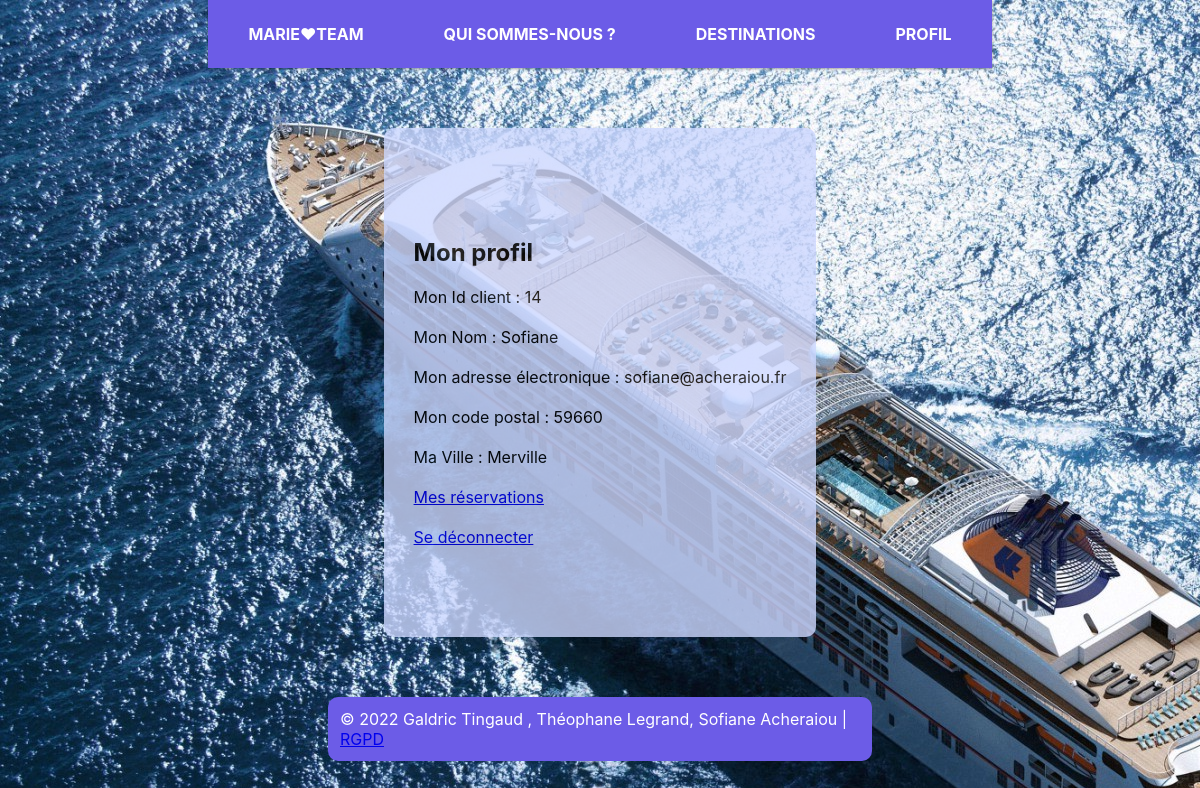
Page /controleur/monProfil.php (signed in) on the committed database.
### tables this page shows
CREATE TABLE IF NOT EXISTS `client` (
  `IdClient` int NOT NULL AUTO_INCREMENT,
  `Nom` varchar(50) DEFAULT NULL,
  `AdresseMail` varchar(50) DEFAULT NULL,
  `CP` varchar(50) DEFAULT NULL,
  `Ville` varchar(50) DEFAULT NULL,
  `motPasse` varchar(50) DEFAULT NULL,
  PRIMARY KEY (`IdClient`)
);

### modele/utilisateur.inc.php (called while the page is built, shortened)
<?php
function getUtilisateurByMailU($mailU) {
    $resultat = array();
    try {
        $cnx = connexionPDO();
        $req = $cnx->prepare("select * from client where AdresseMail=:AdresseMail");
        $req->bindValue(':AdresseMail', $mailU, PDO::PARAM_STR);
        $req->execute();
        $resultat = $req->fetch(PDO::FETCH_ASSOC);
    } catch (PDOException $e) {
        print "Erreur !: " . $e->getMessage();
        die();
    }
    return $resultat;
}
?>

### modele/authen.inc.php (called while the page is built, shortened)
<?php
include_once "utilisateur.inc.php";
function isLoggedOn() {
    $ret = false;
    if (isset($_SESSION["mailU"])) {
        $util = getUtilisateurByMailU($_SESSION["mailU"]);
        if ($util["AdresseMail"] == $_SESSION["mailU"] && $util["motPasse"] == $_SESSION["mdpU"]
        ) {
            $ret = true;
        }
    }
    return $ret;
}
?>

### vue/vueMonProfil.php (the view)
<section class="section">
    <h2>Mon profil</h2>
    Mon Id client : <?= $util["IdClient"] ?> <br /></br>
    Mon Nom : <?= $util["Nom"] ?> <br /></br>
    Mon adresse électronique : <?= $util["AdresseMail"] ?> <br /></br>
    Mon code postal : <?= $util["CP"] ?> <br /></br>
    Ma Ville : <?= $util["Ville"] ?> <br /></br>
    <a href="./?action=mesReservations">Mes réservations</a><br><br>
    <a href="./?action=deconnexion">Se déconnecter</a>
</section>

### CSS/base.css (style rules this page uses)
.section { max-width: 900px; border-radius: 10px; margin: 60px auto; padding: 90px 30px; background-color: #cdd8ff; opacity: 0.8; text-align: left; }

### rows in the picture
client: IdClient "14", Nom "Sofiane", AdresseMail "sofiane@acheraiou.fr", CP "59660", Ville "Merville"
